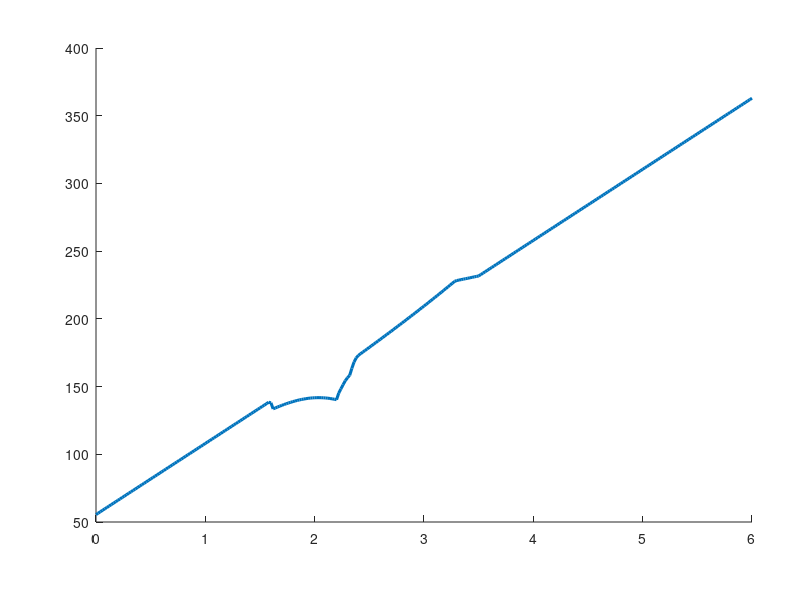

Write the MATLAB code that produced this figure. (Note: this script raises an error after producing the figure.)
clear; clc; close all;

%% =========================================================
% Revised Figure 9 and Appendix H (H-1 and H-2 only)
% Extended Model 2
%
% Deleted: Appendix Figure H-3 and both of its subplots.
% Retained: Figure 9, Figure H-1, Figure H-2.
%% =========================================================

fprintf('\nRunning revised Figure 9 and Appendix H simulations (H-3 deleted).\n');

%% 1. Benchmark calibration
N = 100;
alpha = 0.30;
NH = alpha * N;
NL = (1 - alpha) * N;

tH = 1;
tL = 1;

pH = 2;
pL = 1.5;

gammaH = 20;
gammaL = 12;

SC = 100;

WbarH = 0.10;
bH = 1 / WbarH;

kappa = 0.10;
tau0 = 0.35;
tau1 = 0.25;
omega = 0.10;

etaStatic = 0.30;

mainRatio = 1.00;
ratioSlices = [0.50,1.00,1.50,2.00];

vMin = 0;
vMax = 6;
vStep = 0.02;
vGrid = vMin:vStep:vMax;

nV = numel(vGrid);
nRatio = numel(ratioSlices);

detailVLim = [1.20,3.20];
zoomVLim = [1.55,2.45];

%% 2. Numerical settings and parameter checks
nCoarse = 401;
nFine = 161;
nRefinePasses = 4;

tolValue = 1.0e-10;
tolCapacity = 1.0e-10;
tolMarginal = 1.0e-8;
tolAcceptance = 1.0e-6;
tolSlope = 1.0e-4;
tolSLA = 1.0e-9;
nBisection = 80;

assert(N > 0 && NH > 0 && NL > 0, 'Market sizes must be positive.');
assert(tH > 0 && tL > 0, 'Matching-cost parameters must be positive.');
assert(pH >= 0 && pL >= 0, 'Prices must be nonnegative.');
assert(gammaH >= 0 && gammaL >= 0, 'Congestion parameters must be nonnegative.');
assert(SC > 0 && all(ratioSlices > 0), 'Capacities and capacity ratios must be positive.');
assert(etaStatic >= 0 && etaStatic < 1, 'etaStatic must lie in [0,1).');
assert(WbarH > 0 && bH > 0, 'The high-tier SLA parameters must be positive.');
assert(any(abs(ratioSlices - mainRatio) <= 1.0e-12), 'mainRatio must be included in ratioSlices.');

%% 3. Storage
qBarAll = nan(nRatio,nV);
qStaticAll = zeros(nRatio,nV);
qIdleAll = nan(nRatio,nV);

BaselineSLAFeasible = false(nRatio,nV);
StaticSLAFeasible = false(nRatio,nV);
StaticSLASlack = nan(nRatio,nV);
SLAResidualAtQBar = nan(nRatio,nV);
SLASlackAtPi = nan(nRatio,nV);
SLASlackAtSW = nan(nRatio,nV);

qPiStar = nan(nRatio,nV);
qSWStar = nan(nRatio,nV);

PiStar = nan(nRatio,nV);
WStar = nan(nRatio,nV);
WAtPiStar = nan(nRatio,nV);

PiStatic = nan(nRatio,nV);
PiIdle = nan(nRatio,nV);
PiNoBackfill = nan(nRatio,nV);

WStatic = nan(nRatio,nV);
WIdle = nan(nRatio,nV);
WNoBackfill = nan(nRatio,nV);

StateHPi = zeros(nRatio,nV);
StateLPi = zeros(nRatio,nV);
StateHSW = zeros(nRatio,nV);
StateLSW = zeros(nRatio,nV);

RegimePi = zeros(nRatio,nV);
RegimeSW = zeros(nRatio,nV);

RegularPi = false(nRatio,nV);
RegularSW = false(nRatio,nV);

Prop9ConditionValue = nan(nRatio,nV);
Prop9Condition = false(nRatio,nV);
Prop9Ordering = false(nRatio,nV);
Prop9Violation = nan(nRatio,nV);

PiCrossV = nan(nRatio,nV);
WCrossV = nan(nRatio,nV);

%% 4. Simulation over capacity ratios and service values
for iRatio = 1:nRatio
    ratio = ratioSlices(iRatio);
    SG = ratio * SC;
    qStatic = etaStatic * SG;

    for iV = 1:nV
        v = vGrid(iV);
        Vh = v - pH;
        Vl = v - pL;
        tauV = tau0 + tau1 * v;

        %% 4.1 Static-rule SLA diagnostic and endogenous qBar(v)
        SH0 = SG;

        if SH0 <= tolCapacity || Vh <= tolValue || gammaH >= SH0 * Vh - tolValue
            DH0 = 0;
        elseif SH0 > NH + tolCapacity && Vh > tH + tolValue && ...
                gammaH <= (SH0 - NH) * (Vh - tH) + tolValue
            DH0 = NH;
        else
            Ah = NH / tH;
            discH0 = (SH0 - Ah * Vh)^2 + 4 * Ah * gammaH;
            DH0 = (SH0 + Ah * Vh - sqrt(max(discH0,0))) / 2;
            DH0 = max(0,min(NH,DH0));
            DH0 = min(DH0,max(SH0 - tolCapacity,0));
        end

        qStaticAll(iRatio,iV) = qStatic;

        SHStatic = SG - qStatic;

        if SHStatic <= tolCapacity || Vh <= tolValue || gammaH >= SHStatic * Vh - tolValue
            DHStatic = 0;
        elseif SHStatic > NH + tolCapacity && Vh > tH + tolValue && ...
                gammaH <= (SHStatic - NH) * (Vh - tH) + tolValue
            DHStatic = NH;
        else
            Ah = NH / tH;
            discHStatic = (SHStatic - Ah * Vh)^2 + 4 * Ah * gammaH;
            DHStatic = (SHStatic + Ah * Vh - sqrt(max(discHStatic,0))) / 2;
            DHStatic = max(0,min(NH,DHStatic));
            DHStatic = min(DHStatic,max(SHStatic - tolCapacity,0));
        end

        StaticSLASlack(iRatio,iV) = SHStatic - DHStatic - bH;
        StaticSLAFeasible(iRatio,iV) = StaticSLASlack(iRatio,iV) >= -tolSLA;

        gAtZero = SG - DH0 - bH;

        if gAtZero < -tolSLA
            continue;
        end

        BaselineSLAFeasible(iRatio,iV) = true;

        qUpper = max(SG - bH,0);

        if qUpper <= tolCapacity
            qBar = 0;
            gAtQBar = gAtZero;
        else
            qLow = 0;
            qHigh = qUpper;
            gLow = gAtZero;

            for iBisect = 1:nBisection
                qMid = 0.5 * (qLow + qHigh);
                SHMid = SG - qMid;

                if SHMid <= tolCapacity || Vh <= tolValue || ...
                        gammaH >= SHMid * Vh - tolValue
                    DHMid = 0;
                elseif SHMid > NH + tolCapacity && Vh > tH + tolValue && ...
                        gammaH <= (SHMid - NH) * (Vh - tH) + tolValue
                    DHMid = NH;
                else
                    Ah = NH / tH;
                    discHMid = (SHMid - Ah * Vh)^2 + 4 * Ah * gammaH;
                    DHMid = (SHMid + Ah * Vh - sqrt(max(discHMid,0))) / 2;
                    DHMid = max(0,min(NH,DHMid));
                    DHMid = min(DHMid,max(SHMid - tolCapacity,0));
                end

                gMid = SG - qMid - DHMid - bH;

                if gMid >= 0
                    qLow = qMid;
                    gLow = gMid;
                else
                    qHigh = qMid;
                end

                if qHigh - qLow <= tolSLA
                    break;
                end
            end

            qBar = qLow;
            gAtQBar = gLow;
        end

        qIdle = min(qStatic,qBar);

        qBarAll(iRatio,iV) = qBar;
        qIdleAll(iRatio,iV) = qIdle;
        SLAResidualAtQBar(iRatio,iV) = gAtQBar;

        %% 4.2 Adaptive maximization on [0,qBar]
        if qBar <= tolCapacity
            qLeftPi = 0;
            qRightPi = 0;
            qLeftSW = 0;
            qRightSW = 0;
        else
            qLeftPi = 0;
            qRightPi = qBar;
            qLeftSW = 0;
            qRightSW = qBar;
        end

        for refinePass = 0:nRefinePasses
            if qBar <= tolCapacity
                qEval = 0;
            elseif refinePass == 0
                qEval = unique([0,qIdle,linspace(0,qBar,nCoarse),qBar]);
            else
                qEvalPi = linspace(qLeftPi,qRightPi,nFine);
                qEvalSW = linspace(qLeftSW,qRightSW,nFine);
                qEval = unique([0,qIdle,qEvalPi,qEvalSW,qBar]);
            end

            SH = SG - qEval;
            SL = SC + qEval;
            nQEval = numel(qEval);

            DH = zeros(1,nQEval);
            DL = zeros(1,nQEval);
            CSH = zeros(1,nQEval);
            CSL = zeros(1,nQEval);
            CSHs = zeros(1,nQEval);
            CSLs = zeros(1,nQEval);

            RHSv = zeros(1,nQEval);
            RLSv = zeros(1,nQEval);
            FHSv = zeros(1,nQEval);
            FLSv = zeros(1,nQEval);

            %% High-tier market
            emptyH = (SH <= tolCapacity) | (Vh <= tolValue) | ...
                (gammaH >= SH .* Vh - tolValue);

            fullH = (~emptyH) & (SH > NH + tolCapacity) & ...
                (Vh > tH + tolValue) & ...
                (gammaH <= (SH - NH) .* (Vh - tH) + tolValue);

            partialH = (~emptyH) & (~fullH);

            if any(partialH)
                Ah = NH / tH;
                SHp = SH(partialH);

                discH = (SHp - Ah * Vh).^2 + 4 * Ah * gammaH;
                rootH = sqrt(max(discH,0));

                DHp = (SHp + Ah * Vh - rootH) / 2;
                DHp = max(DHp,0);
                DHp = min(DHp,NH);
                DHp = min(DHp,max(SHp - tolCapacity,0));

                DH(partialH) = DHp;
                CSH(partialH) = tH .* DHp.^2 ./ (2 * NH);

                uH = SHp - DHp;
                denH = uH.^2 + Ah * gammaH;

                dDHdSH = Ah * gammaH ./ denH;
                dDHdv = Ah / 2 .* (1 + (SHp - Ah * Vh) ./ rootH);
                dDHdSHdv = 2 * Ah * gammaH .* uH .* dDHdv ./ denH.^2;

                CSHs(partialH) = (tH .* DHp ./ NH) .* dDHdSH;
                CSHsv = (tH / NH) .* (dDHdv .* dDHdSH + DHp .* dDHdSHdv);

                RHSv(partialH) = pH .* dDHdSHdv;
                FHSv(partialH) = RHSv(partialH) + CSHsv;
            end

            if any(fullH)
                SHf = SH(fullH);
                DH(fullH) = NH;
                CSH(fullH) = NH .* (Vh - gammaH ./ (SHf - NH) - tH / 2);
                CSH(fullH) = max(CSH(fullH),0);
                CSHs(fullH) = NH * gammaH ./ (SHf - NH).^2;
            end

            %% Low-tier market
            emptyL = (SL <= tolCapacity) | (Vl <= tolValue) | ...
                (gammaL >= SL .* Vl - tolValue);

            fullL = (~emptyL) & (SL > NL + tolCapacity) & ...
                (Vl > tL / 2 + tolValue) & ...
                (gammaL <= (SL - NL) .* (Vl - tL / 2) + tolValue);

            partialL = (~emptyL) & (~fullL);

            if any(partialL)
                Al = 2 * NL / tL;
                SLp = SL(partialL);

                discL = (SLp - Al * Vl).^2 + 4 * Al * gammaL;
                rootL = sqrt(max(discL,0));

                DLp = (SLp + Al * Vl - rootL) / 2;
                DLp = max(DLp,0);
                DLp = min(DLp,NL);
                DLp = min(DLp,max(SLp - tolCapacity,0));

                DL(partialL) = DLp;
                CSL(partialL) = tL .* DLp.^2 ./ (4 * NL);

                uL = SLp - DLp;
                denL = uL.^2 + Al * gammaL;

                dDLdSL = Al * gammaL ./ denL;
                dDLdv = Al / 2 .* (1 + (SLp - Al * Vl) ./ rootL);
                dDLdSLdv = 2 * Al * gammaL .* uL .* dDLdv ./ denL.^2;

                CSLs(partialL) = (tL .* DLp ./ (2 * NL)) .* dDLdSL;
                CSLsv = (tL / (2 * NL)) .* (dDLdv .* dDLdSL + DLp .* dDLdSLdv);

                RLSv(partialL) = pL .* dDLdSLdv;
                FLSv(partialL) = RLSv(partialL) + CSLsv;
            end

            if any(fullL)
                SLf = SL(fullL);
                DL(fullL) = NL;
                CSL(fullL) = NL .* (Vl - gammaL ./ (SLf - NL) - tL / 4);
                CSL(fullL) = max(CSL(fullL),0);
                CSLs(fullL) = NL * gammaL ./ (SLf - NL).^2;
            end

            %% Profit and welfare objectives
            revenue = pH .* DH + pL .* DL;
            PiEval = revenue - 0.5 * kappa .* qEval.^2;
            WEval = PiEval + CSH + CSL - tauV .* qEval ...
                - 0.5 * omega * v .* qEval.^2;

            [PiBestPass,idxPi] = max(PiEval);
            [WBestPass,idxSW] = max(WEval);

            qPiBestPass = qEval(idxPi);
            qSWBestPass = qEval(idxSW);

            idxPiLeft = max(idxPi - 1,1);
            idxPiRight = min(idxPi + 1,nQEval);
            qLeftPi = qEval(idxPiLeft);
            qRightPi = qEval(idxPiRight);

            idxSWLeft = max(idxSW - 1,1);
            idxSWRight = min(idxSW + 1,nQEval);
            qLeftSW = qEval(idxSWLeft);
            qRightSW = qEval(idxSWRight);
        end

        %% 4.3 Store optima and regimes
        qPi = qPiBestPass;
        qSW = qSWBestPass;

        qPiStar(iRatio,iV) = qPi;
        qSWStar(iRatio,iV) = qSW;
        PiStar(iRatio,iV) = PiBestPass;
        WStar(iRatio,iV) = WBestPass;
        WAtPiStar(iRatio,iV) = WEval(idxPi);

        SLASlackAtPi(iRatio,iV) = SG - qPi - DH(idxPi) - bH;
        SLASlackAtSW(iRatio,iV) = SG - qSW - DH(idxSW) - bH;

        if SLASlackAtPi(iRatio,iV) < -10 * tolSLA || ...
                SLASlackAtSW(iRatio,iV) < -10 * tolSLA
            error('An endogenous optimum violates the high-tier SLA.');
        end

        tolQ = max(1.0e-7,1.0e-6 * max(1,qBar));

        if qPi <= tolQ
            RegimePi(iRatio,iV) = 1;
        elseif qBar - qPi <= tolQ
            RegimePi(iRatio,iV) = 3;
        else
            RegimePi(iRatio,iV) = 2;
        end

        if qSW <= tolQ
            RegimeSW(iRatio,iV) = 1;
        elseif qBar - qSW <= tolQ
            RegimeSW(iRatio,iV) = 3;
        else
            RegimeSW(iRatio,iV) = 2;
        end

        %% 4.4 Regularity
        stateH = zeros(1,nQEval);
        stateH(partialH) = 2;
        stateH(fullH) = 3;

        stateL = zeros(1,nQEval);
        stateL(partialL) = 2;
        stateL(fullL) = 3;

        StateHPi(iRatio,iV) = stateH(idxPi);
        StateLPi(iRatio,iV) = stateL(idxPi);
        StateHSW(iRatio,iV) = stateH(idxSW);
        StateLSW(iRatio,iV) = stateL(idxSW);

        profitOptimumIsInterior = (qPi > tolQ) && (qBar - qPi > tolQ);
        welfareOptimumIsInterior = (qSW > tolQ) && (qBar - qSW > tolQ);

        sameLocalStatePi = ...
            (stateH(idxPiLeft) == stateH(idxPi)) && ...
            (stateH(idxPiRight) == stateH(idxPi)) && ...
            (stateL(idxPiLeft) == stateL(idxPi)) && ...
            (stateL(idxPiRight) == stateL(idxPi));

        sameLocalStateSW = ...
            (stateH(idxSWLeft) == stateH(idxSW)) && ...
            (stateH(idxSWRight) == stateH(idxSW)) && ...
            (stateL(idxSWLeft) == stateL(idxSW)) && ...
            (stateL(idxSWRight) == stateL(idxSW));

        RegularPi(iRatio,iV) = profitOptimumIsInterior && sameLocalStatePi;
        RegularSW(iRatio,iV) = welfareOptimumIsInterior && sameLocalStateSW;

        %% 4.5 Proposition 9
        conditionValue = CSHs(idxPi) + tauV + omega * v * qPi - CSLs(idxPi);
        Prop9ConditionValue(iRatio,iV) = conditionValue;
        Prop9Condition(iRatio,iV) = RegularPi(iRatio,iV) && ...
            (conditionValue >= -tolMarginal);
        Prop9Ordering(iRatio,iV) = qSW <= qPi + tolQ;
        Prop9Violation(iRatio,iV) = max(qSW - qPi,0);

        %% 4.6 Proposition 10 cross partials
        PiCrossV(iRatio,iV) = RLSv(idxPi) - RHSv(idxPi);
        WCrossV(iRatio,iV) = FLSv(idxSW) - FHSv(idxSW) ...
            - tau1 - omega * qSW;

        %% 4.7 Fixed, idle, and no-backfilling rules
        qPolicy = [qStatic,qIdle,0];
        SHPolicy = SG - qPolicy;
        SLPolicy = SC + qPolicy;
        nPolicy = numel(qPolicy);

        DHPolicy = zeros(1,nPolicy);
        DLPolicy = zeros(1,nPolicy);
        CSHPolicy = zeros(1,nPolicy);
        CSLPolicy = zeros(1,nPolicy);

        emptyHPolicy = (SHPolicy <= tolCapacity) | (Vh <= tolValue) | ...
            (gammaH >= SHPolicy .* Vh - tolValue);

        fullHPolicy = (~emptyHPolicy) & (SHPolicy > NH + tolCapacity) & ...
            (Vh > tH + tolValue) & ...
            (gammaH <= (SHPolicy - NH) .* (Vh - tH) + tolValue);

        partialHPolicy = (~emptyHPolicy) & (~fullHPolicy);

        if any(partialHPolicy)
            Ah = NH / tH;
            SHp = SHPolicy(partialHPolicy);
            discH = (SHp - Ah * Vh).^2 + 4 * Ah * gammaH;

            DHp = (SHp + Ah * Vh - sqrt(max(discH,0))) / 2;
            DHp = max(DHp,0);
            DHp = min(DHp,NH);
            DHp = min(DHp,max(SHp - tolCapacity,0));

            DHPolicy(partialHPolicy) = DHp;
            CSHPolicy(partialHPolicy) = tH .* DHp.^2 ./ (2 * NH);
        end

        if any(fullHPolicy)
            SHf = SHPolicy(fullHPolicy);
            DHPolicy(fullHPolicy) = NH;
            CSHPolicy(fullHPolicy) = NH .* (Vh - gammaH ./ (SHf - NH) - tH / 2);
            CSHPolicy(fullHPolicy) = max(CSHPolicy(fullHPolicy),0);
        end

        emptyLPolicy = (SLPolicy <= tolCapacity) | (Vl <= tolValue) | ...
            (gammaL >= SLPolicy .* Vl - tolValue);

        fullLPolicy = (~emptyLPolicy) & (SLPolicy > NL + tolCapacity) & ...
            (Vl > tL / 2 + tolValue) & ...
            (gammaL <= (SLPolicy - NL) .* (Vl - tL / 2) + tolValue);

        partialLPolicy = (~emptyLPolicy) & (~fullLPolicy);

        if any(partialLPolicy)
            Al = 2 * NL / tL;
            SLp = SLPolicy(partialLPolicy);
            discL = (SLp - Al * Vl).^2 + 4 * Al * gammaL;

            DLp = (SLp + Al * Vl - sqrt(max(discL,0))) / 2;
            DLp = max(DLp,0);
            DLp = min(DLp,NL);
            DLp = min(DLp,max(SLp - tolCapacity,0));

            DLPolicy(partialLPolicy) = DLp;
            CSLPolicy(partialLPolicy) = tL .* DLp.^2 ./ (4 * NL);
        end

        if any(fullLPolicy)
            SLf = SLPolicy(fullLPolicy);
            DLPolicy(fullLPolicy) = NL;
            CSLPolicy(fullLPolicy) = NL .* (Vl - gammaL ./ (SLf - NL) - tL / 4);
            CSLPolicy(fullLPolicy) = max(CSLPolicy(fullLPolicy),0);
        end

        revenuePolicy = pH .* DHPolicy + pL .* DLPolicy;
        PiPolicy = revenuePolicy - 0.5 * kappa .* qPolicy.^2;
        WPolicy = PiPolicy + CSHPolicy + CSLPolicy ...
            - tauV .* qPolicy - 0.5 * omega * v .* qPolicy.^2;

        PiStatic(iRatio,iV) = PiPolicy(1);
        PiIdle(iRatio,iV) = PiPolicy(2);
        PiNoBackfill(iRatio,iV) = PiPolicy(3);

        WStatic(iRatio,iV) = WPolicy(1);
        WIdle(iRatio,iV) = WPolicy(2);
        WNoBackfill(iRatio,iV) = WPolicy(3);
    end
end

%% 5. Derived series, Proposition 10 derivatives, and checks
GapQ = qPiStar - qSWStar;

DeltaW_ProfitStatic = WAtPiStar - WStatic;
DeltaW_WelfareStatic = WStar - WStatic;
DeltaW_EndoStatic = DeltaW_WelfareStatic;
DeltaW_EndoIdle = WStar - WIdle;
DeltaW_EndoNoBackfill = WStar - WNoBackfill;

dqPiDv = nan(nRatio,nV);
dqSWDv = nan(nRatio,nV);

for iRatio = 1:nRatio
    for iV = 2:(nV - 1)
        localPiRegular = all(RegularPi(iRatio,(iV - 1):(iV + 1)));
        samePiStatesAcrossV = ...
            all(StateHPi(iRatio,(iV - 1):(iV + 1)) == StateHPi(iRatio,iV)) && ...
            all(StateLPi(iRatio,(iV - 1):(iV + 1)) == StateLPi(iRatio,iV));

        if localPiRegular && samePiStatesAcrossV
            dqPiDv(iRatio,iV) = ...
                (qPiStar(iRatio,iV + 1) - qPiStar(iRatio,iV - 1)) ...
                / (vGrid(iV + 1) - vGrid(iV - 1));
        end

        localSWRegular = all(RegularSW(iRatio,(iV - 1):(iV + 1)));
        sameSWStatesAcrossV = ...
            all(StateHSW(iRatio,(iV - 1):(iV + 1)) == StateHSW(iRatio,iV)) && ...
            all(StateLSW(iRatio,(iV - 1):(iV + 1)) == StateLSW(iRatio,iV));

        if localSWRegular && sameSWStatesAcrossV
            dqSWDv(iRatio,iV) = ...
                (qSWStar(iRatio,iV + 1) - qSWStar(iRatio,iV - 1)) ...
                / (vGrid(iV + 1) - vGrid(iV - 1));
        end
    end
end

Prop10PiCondition = isfinite(dqPiDv) & (PiCrossV < -tolMarginal);
Prop10SWCondition = isfinite(dqSWDv) & (WCrossV < -tolMarginal);
Prop10PiViolation = Prop10PiCondition & (dqPiDv > tolSlope);
Prop10SWViolation = Prop10SWCondition & (dqSWDv > tolSlope);
Prop9ConditionalViolation = Prop9Condition & (~Prop9Ordering);

validOptima = BaselineSLAFeasible & isfinite(qBarAll) & ...
    isfinite(qPiStar) & isfinite(qSWStar);

piLowerViolation = max(-qPiStar(validOptima),0);
swLowerViolation = max(-qSWStar(validOptima),0);
piUpperViolation = max(qPiStar(validOptima) - qBarAll(validOptima),0);
swUpperViolation = max(qSWStar(validOptima) - qBarAll(validOptima),0);
idleUpperViolation = max(qIdleAll(validOptima) - qBarAll(validOptima),0);

welfareAdvantageOverIdle = WStar - WIdle;
welfarePlannerAdvantage = WStar - WAtPiStar;

maxPiLowerViolation = max(piLowerViolation);
maxSWLowerViolation = max(swLowerViolation);
maxPiUpperViolation = max(piUpperViolation);
maxSWUpperViolation = max(swUpperViolation);
maxIdleUpperViolation = max(idleUpperViolation);

minWelfareAdvantageOverIdle = min(welfareAdvantageOverIdle(validOptima));
minWelfarePlannerAdvantage = min(welfarePlannerAdvantage(validOptima));

boundaryResidualValid = SLAResidualAtQBar(validOptima);
slackAtOptimaValid = [SLASlackAtPi(validOptima); SLASlackAtSW(validOptima)];

maxBoundaryResidual = max(abs(boundaryResidualValid));
minOptimumSLASlack = min(slackAtOptimaValid);
nBaselineSLAInfeasible = nnz(~BaselineSLAFeasible);
nStaticSLAInfeasible = nnz(~StaticSLAFeasible);

assert(maxPiLowerViolation <= tolAcceptance, 'A profit optimum violates q>=0.');
assert(maxSWLowerViolation <= tolAcceptance, 'A welfare optimum violates q>=0.');
assert(maxPiUpperViolation <= tolAcceptance, 'A profit optimum violates q<=qBar.');
assert(maxSWUpperViolation <= tolAcceptance, 'A welfare optimum violates q<=qBar.');
assert(maxIdleUpperViolation <= tolAcceptance, 'The idle-constrained benchmark violates q<=qBar.');
assert(minWelfareAdvantageOverIdle >= -tolAcceptance, 'W(qSWStar) is below W(qIdle) beyond tolerance.');
assert(minWelfarePlannerAdvantage >= -tolAcceptance, 'W(qSWStar) is below W(qPiStar) beyond tolerance.');
assert(maxBoundaryResidual <= 10 * tolSLA, 'The computed qBar boundary residual is too large.');
assert(minOptimumSLASlack >= -10 * tolSLA, 'An endogenous optimum violates the high-tier SLA.');

[~,mainIndex] = min(abs(ratioSlices - mainRatio));
mainRatioUsed = ratioSlices(mainIndex);

mainStaticIdleDifferenceSeries = abs(WStatic(mainIndex,:) - WIdle(mainIndex,:));
mainStaticIdleDifferenceSeries = mainStaticIdleDifferenceSeries(isfinite(mainStaticIdleDifferenceSeries));
mainStaticIdleDifference = max(mainStaticIdleDifferenceSeries);
staticIdleCoincide = mainStaticIdleDifference <= tolAcceptance;

%% 6. Command-window diagnostics
fprintf('\n============================================================\n');
fprintf('Extended Model 2: Figure 9 and Appendix H-1/H-2 diagnostics\n');
fprintf('============================================================\n');
fprintf('Benchmark coefficients: kappa=%.2f, tau(v)=%.2f+%.2fv, omega=%.2f\n', ...
    kappa,tau0,tau1,omega);
fprintf('High-tier SLA: WbarH=%.4f, bH=%.4f\n',WbarH,bH);
fprintf('Static benchmark ratio: etaStatic=%.2f\n',etaStatic);
fprintf('Main-text capacity ratio: SG/SC=%.2f\n',mainRatioUsed);
fprintf('Service-value grid: [%.2f,%.2f], step %.3f\n',vMin,vMax,vStep);
fprintf('Baseline SLA-infeasible points: %d\n',nBaselineSLAInfeasible);
fprintf('Static-rule SLA-infeasible points: %d\n',nStaticSLAInfeasible);

fprintf('\nAcceptance checks\n');
fprintf('Maximum lower-bound violation, qPiStar: %.3e\n',maxPiLowerViolation);
fprintf('Maximum lower-bound violation, qSWStar:  %.3e\n',maxSWLowerViolation);
fprintf('Maximum upper-bound violation, qPiStar: %.3e\n',maxPiUpperViolation);
fprintf('Maximum upper-bound violation, qSWStar:  %.3e\n',maxSWUpperViolation);
fprintf('Maximum qIdle-qBar violation:            %.3e\n',maxIdleUpperViolation);
fprintf('Minimum W(qSWStar)-W(qIdle):              %.8f\n',minWelfareAdvantageOverIdle);
fprintf('Maximum absolute qBar boundary residual: %.3e\n',maxBoundaryResidual);
fprintf('Minimum SLA slack at endogenous optima:  %.3e\n',minOptimumSLASlack);

fprintf('\nMain-text Figure 9\n');
mainProfitGain = DeltaW_ProfitStatic(mainIndex,:);
mainWelfareGain = DeltaW_WelfareStatic(mainIndex,:);
mainProfitGain = mainProfitGain(isfinite(mainProfitGain));
mainWelfareGain = mainWelfareGain(isfinite(mainWelfareGain));
fprintf('Platform-optimal gain vs static: [%.8f, %.8f]\n',min(mainProfitGain),max(mainProfitGain));
fprintf('Welfare-optimal gain vs static:  [%.8f, %.8f]\n',min(mainWelfareGain),max(mainWelfareGain));
fprintf('Minimum W(qSWStar)-W(qPiStar):     %.8f\n',minWelfarePlannerAdvantage);

fprintf('\nProposition 8 regime counts by SG/SC\n');
for iRatio = 1:nRatio
    fprintf(['SG/SC=%.2f: baseline SLA-infeasible=%d, ' ...
        'static SLA-infeasible=%d; profit [No=%d, Partial=%d, Full=%d]; ' ...
        'welfare [No=%d, Partial=%d, Full=%d]\n'], ...
        ratioSlices(iRatio), ...
        nnz(RegimePi(iRatio,:) == 0), ...
        nnz(~StaticSLAFeasible(iRatio,:)), ...
        nnz(RegimePi(iRatio,:) == 1), ...
        nnz(RegimePi(iRatio,:) == 2), ...
        nnz(RegimePi(iRatio,:) == 3), ...
        nnz(RegimeSW(iRatio,:) == 1), ...
        nnz(RegimeSW(iRatio,:) == 2), ...
        nnz(RegimeSW(iRatio,:) == 3));
end

fprintf('\nProposition 9 checks\n');
for iRatio = 1:nRatio
    gapValid = GapQ(iRatio,isfinite(GapQ(iRatio,:)));
    fprintf(['SG/SC=%.2f: regular=%d, condition holds=%d, ' ...
        'conditional violations=%d, gap range=[%.8f,%.8f]\n'], ...
        ratioSlices(iRatio), ...
        nnz(RegularPi(iRatio,:)), ...
        nnz(Prop9Condition(iRatio,:)), ...
        nnz(Prop9ConditionalViolation(iRatio,:)), ...
        min(gapValid),max(gapValid));
end

fprintf('\nProposition 10 checks\n');
for iRatio = 1:nRatio
    fprintf(['SG/SC=%.2f: finite d(qPi*)/dv=%d, condition=%d, ' ...
        'violations=%d; finite d(qSW*)/dv=%d, condition=%d, violations=%d\n'], ...
        ratioSlices(iRatio), ...
        nnz(isfinite(dqPiDv(iRatio,:))), ...
        nnz(Prop10PiCondition(iRatio,:)), ...
        nnz(Prop10PiViolation(iRatio,:)), ...
        nnz(isfinite(dqSWDv(iRatio,:))), ...
        nnz(Prop10SWCondition(iRatio,:)), ...
        nnz(Prop10SWViolation(iRatio,:)));
end

if nnz(Prop9ConditionalViolation) == 0
    fprintf('\nProposition 9 has no conditional ordering violation.\n');
else
    warning('Proposition 9 has conditional ordering violations.');
end

if nnz(Prop10PiViolation) == 0 && nnz(Prop10SWViolation) == 0
    fprintf('Proposition 10 has no conditional slope-sign violation.\n');
else
    warning('Proposition 10 has conditional slope-sign violations.');
end
fprintf('============================================================\n\n');

%% 7. Save numerical results
resultsFile = 'Figure9_AppendixH12_EndogenousBackfilling_Benchmark.mat';

save(resultsFile, ...
    'N','alpha','NH','NL','tH','tL','pH','pL', ...
    'gammaH','gammaL','SC','WbarH','bH','tolSLA','nBisection', ...
    'kappa','tau0','tau1','omega','etaStatic', ...
    'mainRatio','mainRatioUsed','ratioSlices', ...
    'vMin','vMax','vStep','vGrid','detailVLim','zoomVLim', ...
    'BaselineSLAFeasible','StaticSLAFeasible','StaticSLASlack', ...
    'SLAResidualAtQBar','SLASlackAtPi','SLASlackAtSW', ...
    'qBarAll','qStaticAll','qIdleAll','qPiStar','qSWStar', ...
    'PiStar','WStar','WAtPiStar', ...
    'PiStatic','PiIdle','PiNoBackfill', ...
    'WStatic','WIdle','WNoBackfill', ...
    'DeltaW_ProfitStatic','DeltaW_WelfareStatic', ...
    'DeltaW_EndoStatic','DeltaW_EndoIdle', ...
    'DeltaW_EndoNoBackfill','GapQ', ...
    'StateHPi','StateLPi','StateHSW','StateLSW', ...
    'RegimePi','RegimeSW','RegularPi','RegularSW', ...
    'Prop9ConditionValue','Prop9Condition','Prop9Ordering', ...
    'Prop9Violation','Prop9ConditionalViolation', ...
    'PiCrossV','WCrossV','dqPiDv','dqSWDv', ...
    'Prop10PiCondition','Prop10SWCondition', ...
    'Prop10PiViolation','Prop10SWViolation', ...
    'staticIdleCoincide','mainStaticIdleDifference', ...
    'welfarePlannerAdvantage','minWelfarePlannerAdvantage', ...
    'nBaselineSLAInfeasible','nStaticSLAInfeasible', ...
    'maxBoundaryResidual','minOptimumSLASlack');

%% 8. Publication formatting
fontName = 'Times New Roman';
axisFontSize = 11;
labelFontSize = 13;
titleFontSize = 12;
legendFontSize = 10;

blue = [0.00,0.45,0.74];
orange = [0.85,0.33,0.10];
green = [0.47,0.67,0.19];
purple = [0.49,0.18,0.56];
gray = [0.30,0.30,0.30];

ratioColors = [blue; orange; green; purple];
ratioLineStyles = {'-','--','-.',':'};

%% 9. Main-text Figure 9: welfare gains
fig9 = figure('Color','w','Units','centimeters', ...
    'Position',[2.0,2.0,17.0,12.0],'Renderer','painters');

ax9 = axes(fig9,'Position',[0.12,0.13,0.82,0.79]);
hold(ax9,'on');

hPlatform9 = plot(ax9,vGrid,DeltaW_ProfitStatic(mainIndex,:), ...
    '-','Color',blue,'LineWidth',2.2);

hWelfare9 = plot(ax9,vGrid,DeltaW_WelfareStatic(mainIndex,:), ...
    '--','Color',orange,'LineWidth',2.0, ...
    'Marker','o','MarkerIndices',1:20:nV, ...
    'MarkerSize',4.2,'MarkerFaceColor','w');

yline(ax9,0,':','Color',[0.45,0.45,0.45],'LineWidth',1.0, ...
    'HandleVisibility','off');

xlabel(ax9,'Service value  $v$','Interpreter','latex', ...
    'FontName',fontName,'FontSize',labelFontSize);

ylabel(ax9,'Welfare improvement','FontName',fontName, ...
    'FontSize',labelFontSize);

etaLegend9 = sprintf('%.2f',etaStatic);
legendLabels9 = { ...
    ['$W(q_\Pi^*)-W(q^{\mathrm{Static}}),\ ' ...
        '\eta^{\mathrm{Static}}=',etaLegend9,'$'], ...
    ['$W(q_{SW}^*)-W(q^{\mathrm{Static}}),\ ' ...
        '\eta^{\mathrm{Static}}=',etaLegend9,'$']};

legend(ax9,[hPlatform9,hWelfare9],legendLabels9, ...
    'Interpreter','latex','FontName',fontName, ...
    'FontSize',legendFontSize,'Location','northwest','Box','on');

xlim(ax9,[vMin,vMax]);

yData9 = [DeltaW_ProfitStatic(mainIndex,:), ...
    DeltaW_WelfareStatic(mainIndex,:)];
yData9 = yData9(isfinite(yData9));

if isempty(yData9)
    yMin9 = 0;
    yMax9 = 1;
else
    yMin9 = min(0,min(yData9));
    yMax9 = max(yData9);
end

if yMax9 <= yMin9 + tolValue
    yMax9 = yMin9 + 1;
end

ylim(ax9,[yMin9,yMin9 + 1.10 * (yMax9 - yMin9)]);

set(ax9,'FontName',fontName,'FontSize',axisFontSize, ...
    'LineWidth',0.8,'TickDir','out','Box','on','Layer','top');
grid(ax9,'on');
drawnow;

exportgraphics(fig9,'Figure9_WelfareGains_Endogenous_Benchmark.pdf', ...
    'ContentType','vector');
exportgraphics(fig9,'Figure9_WelfareGains_Endogenous_Benchmark.png', ...
    'Resolution',600);
exportgraphics(fig9,'Figure9_WelfareGains_Endogenous_Benchmark.tif', ...
    'Resolution',600);

%% 10. Appendix Figure H-1: optimal backfilling amounts
figH1 = figure('Color','w','Units','centimeters', ...
    'Position',[2.0,2.0,17.0,12.5],'Renderer','painters');

mainAxH1 = axes(figH1,'Position',[0.12,0.13,0.82,0.79]);
hold(mainAxH1,'on');

plot(mainAxH1,vGrid,qBarAll(mainIndex,:),'k--','LineWidth',2.1);
plot(mainAxH1,vGrid,qPiStar(mainIndex,:),'-','Color',blue,'LineWidth',2.2);
plot(mainAxH1,vGrid,qSWStar(mainIndex,:),'-','Color',orange,'LineWidth',2.2);

xlabel(mainAxH1,'Service value  $v$','Interpreter','latex', ...
    'FontName',fontName,'FontSize',labelFontSize);

ylabel(mainAxH1,'Actual backfilling amount  $q$','Interpreter','latex', ...
    'FontName',fontName,'FontSize',labelFontSize);

title(mainAxH1,sprintf(['Optimal endogenous backfilling, ' ...
    '$S_G/S_C=%.2f$, $b_h=%.2f$'],mainRatioUsed,bH), ...
    'Interpreter','latex','FontName',fontName, ...
    'FontSize',titleFontSize,'FontWeight','normal');

legend(mainAxH1,{'$\bar q(v)$','$q_\Pi^*(v)$','$q_{SW}^*(v)$'}, ...
    'Interpreter','latex','FontName',fontName, ...
    'FontSize',legendFontSize,'Location','northeast','Box','on');

xlim(mainAxH1,[vMin,vMax]);

qBarMainValues = qBarAll(mainIndex,:);
qBarMainValues = qBarMainValues(isfinite(qBarMainValues));

if isempty(qBarMainValues)
    qBarMainMax = 1;
else
    qBarMainMax = max(qBarMainValues);
end

if qBarMainMax <= tolValue
    qBarMainMax = 1;
end

ylim(mainAxH1,[0,1.08 * qBarMainMax]);

zoomIndex = vGrid >= zoomVLim(1) & vGrid <= zoomVLim(2);

zoomYMax = 1.15 * max([qPiStar(mainIndex,zoomIndex), ...
    qSWStar(mainIndex,zoomIndex)]);

if ~isfinite(zoomYMax)
    zoomYMax = 1;
end

if zoomYMax <= tolValue
    zoomYMax = 1;
end

rectangle(mainAxH1,'Position',[zoomVLim(1),0,diff(zoomVLim),zoomYMax], ...
    'EdgeColor',gray,'LineStyle','--','LineWidth',1.1);

insetAxH1 = axes(figH1,'Position',[0.54,0.43,0.32,0.30]);
hold(insetAxH1,'on');

plot(insetAxH1,vGrid,qPiStar(mainIndex,:),'-','Color',blue,'LineWidth',1.9);
plot(insetAxH1,vGrid,qSWStar(mainIndex,:),'-','Color',orange,'LineWidth',1.9);

xlim(insetAxH1,zoomVLim);
ylim(insetAxH1,[0,zoomYMax]);

title(insetAxH1,'Interior detail','FontName',fontName, ...
    'FontSize',10,'FontWeight','normal');

legend(insetAxH1,{'$q_\Pi^*$','$q_{SW}^*$'}, ...
    'Interpreter','latex','FontName',fontName, ...
    'FontSize',8.5,'Location','northeast','Box','off');

set([mainAxH1,insetAxH1],'FontName',fontName, ...
    'LineWidth',0.8,'TickDir','out','Box','on','Layer','top');
set(mainAxH1,'FontSize',axisFontSize);
set(insetAxH1,'FontSize',9.5);
grid(mainAxH1,'on');
grid(insetAxH1,'on');
drawnow;

exportgraphics(figH1,'FigureH1_OptimalBackfilling_Benchmark.pdf', ...
    'ContentType','vector');
exportgraphics(figH1,'FigureH1_OptimalBackfilling_Benchmark.png', ...
    'Resolution',600);
exportgraphics(figH1,'FigureH1_OptimalBackfilling_Benchmark.tif', ...
    'Resolution',600);

%% 11. Appendix Figure H-2: Proposition 9 gap
figH2 = figure('Color','w','Units','centimeters', ...
    'Position',[2.0,2.0,17.0,12.0],'Renderer','painters');

axH2 = axes(figH2,'Position',[0.12,0.13,0.82,0.79]);
hold(axH2,'on');

hGap = gobjects(1,nRatio);
ratioLabels = cell(1,nRatio);

for iRatio = 1:nRatio
    hGap(iRatio) = plot(axH2,vGrid,GapQ(iRatio,:), ...
        'LineStyle',ratioLineStyles{iRatio}, ...
        'Color',ratioColors(iRatio,:),'LineWidth',2.0);
    ratioLabels{iRatio} = sprintf('$S_G/S_C=%.2f$',ratioSlices(iRatio));
end

yline(axH2,0,':','Color',[0.45,0.45,0.45],'LineWidth',1.0, ...
    'HandleVisibility','off');

xlabel(axH2,'Service value  $v$','Interpreter','latex', ...
    'FontName',fontName,'FontSize',labelFontSize);

ylabel(axH2,'$q_\Pi^*-q_{SW}^*$','Interpreter','latex', ...
    'FontName',fontName,'FontSize',labelFontSize);

title(axH2,'Platform--welfare gap in endogenous backfilling', ...
    'FontName',fontName,'FontSize',titleFontSize,'FontWeight','normal');

legend(axH2,hGap,ratioLabels,'Interpreter','latex', ...
    'FontName',fontName,'FontSize',legendFontSize, ...
    'Location','northeast','Box','on');

xlim(axH2,detailVLim);

gapDetailIndex = vGrid >= detailVLim(1) & vGrid <= detailVLim(2);
gapDetailValues = GapQ(:,gapDetailIndex);
gapDetailValues = gapDetailValues(isfinite(gapDetailValues));

if isempty(gapDetailValues)
    gapDetailMin = 0;
    gapDetailMax = 1;
else
    gapDetailMax = max(gapDetailValues);
    gapDetailMin = min(gapDetailValues);
end

if gapDetailMax <= gapDetailMin + tolValue
    gapDetailMax = gapDetailMin + 1;
end

gapPadding = 0.08 * (gapDetailMax - min(0,gapDetailMin));
ylim(axH2,[min(0,gapDetailMin) - gapPadding, ...
    gapDetailMax + gapPadding]);

text(axH2,0.02,0.96, ...
    ['Proposition 9 is tested only at SLA-feasible, ' ...
    'differentiable interior profit optima'], ...
    'Units','normalized','HorizontalAlignment','left', ...
    'VerticalAlignment','top','FontName',fontName, ...
    'FontSize',9,'FontAngle','italic','Color',gray);

set(axH2,'FontName',fontName,'FontSize',axisFontSize, ...
    'LineWidth',0.8,'TickDir','out','Box','on','Layer','top');
grid(axH2,'on');
drawnow;

exportgraphics(figH2,'FigureH2_ProfitWelfareGap_Benchmark.pdf', ...
    'ContentType','vector');
exportgraphics(figH2,'FigureH2_ProfitWelfareGap_Benchmark.png', ...
    'Resolution',600);
exportgraphics(figH2,'FigureH2_ProfitWelfareGap_Benchmark.tif', ...
    'Resolution',600);

fprintf('Figure 9, Figure H-1, and Figure H-2 were exported successfully.\n');
fprintf('Figure H-3 has been deleted.\n');
fprintf('Numerical output: %s\n\n',resultsFile);

%% =========================================================
% End of self-contained script
%% =========================================================
